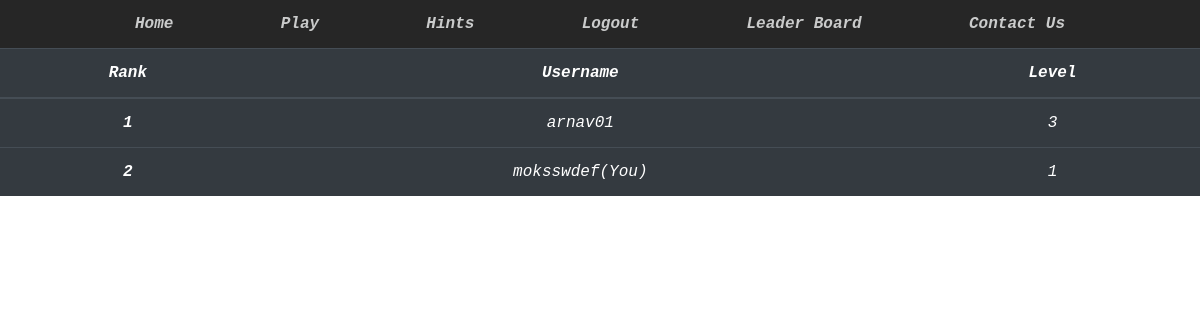
The app's page /leaderboard (signed in), older data.
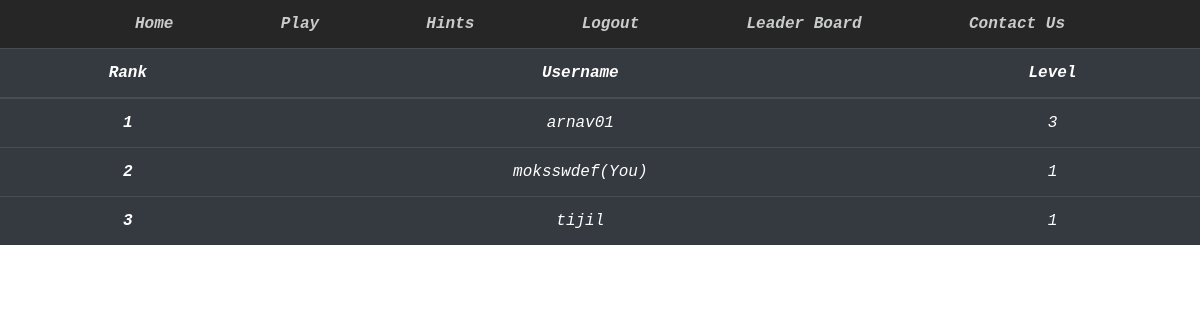
The same page, newer data.
### cryptic/models.py (models this page shows, shortened)
class User(db.Model,UserMixin):
    __tablename__ = 'users'
    id = db.Column(db.Integer,primary_key = True)
    fname = db.Column(db.String)
    lname = db.Column(db.String)
    email = db.Column(db.String(64),index=True)
    username = db.Column(db.String(64),unique=True,index=True)
    classe = db.Column(db.String)
    password_hash = db.Column(db.String)
    question = db.Column(db.Integer)

### app.py (the view)
@app.route('/leaderboard')
def leaderboard():
    all_users = User.query.order_by(User.question.desc()).all()
    n = len(all_users)
    rank = []
    for users in all_users:
        rank.append(n)
        n -= 1
    return render_template('leaderboard.html',all_users=all_users,rank=rank)

### cryptic/models.py (called while the page is built)
@login_manager.user_loader
def load_user(user_id):
    return User.query.get(user_id)

### cryptic/templates/leaderboard.html
{% extends "base.html" %}
{% block content %}
<table class="table table-dark">
  <thead>
    <tr>
      <th scope="col">Rank</th>
      <th scope="col">Username</th>
      <th scope="col">Level</th>
    </tr>
  </thead>
  <tbody>
    {%for user in all_users%}
    <tr>
      <th scope="row">{{rank.pop()}}</th>
      {%if user == current_user%}
      <td>{{user.username}}(You)</td>
      {%else%}
      <td>{{user.username}}</td>
      {%endif%}
      <td>{{user.question}}</td>
    </tr>
    {%endfor%}
  </tbody>
</table>
{%endblock%}

### cryptic/templates/base.html (shortened to what this page needs)
<!DOCTYPE html>
<html lang="en">
<head class="text-monospace">
    <link rel="stylesheet" href="https://stackpath.bootstrapcdn.com/bootstrap/4.4.1/css/bootstrap.min.css">
    <link href="../static/product.css" rel="stylesheet">
    <nav class="site-header sticky-top py-1 font-weight-bold">
        <div class="container d-flex flex-column flex-md-row justify-content-between">
           <a class="py-2 d-non d-md-inline-block" href="{{ url_for('home')}}">Home</a>
            {%if current_user.is_authenticated%}
            <a class="py-2 d-none d-md-inline-block" href="{{url_for('play')}}">Play</a>
            <a class="py-2 d-none d-md-inline-block" href="#">Hints</a>
            <a class="py-2 d-none d-md-inline-block" href="{{url_for('logout')}}">Logout</a>
            {%else%}
            <a class="py-2 d-none d-md-inline-block" href="{{ url_for('register')}}">Register</a>
            <a class="py-2 d-none d-md-inline-block" href="{{ url_for('login')}}">Login</a>
            {%endif%}
            <a class="py-2 d-none d-md-inline-block" href="{{url_for('leaderboard')}}">Leader Board</a>
            <a class="py-2 d-none d-md-inline-block" href="https://forms.gle/FCc5TEN9d6XtnwqS7">Contact Us</a>
        </div>
    </nav>
</head>
<body class="text-monospace font-italic" >
{% block content %}
{% endblock %}
</body>
</html>

### cryptic/static/product.css (style rules this page uses)
.container { max-width: 960px; }
.site-header { background-color: rgba(0, 0, 0, .85); -webkit-backdrop-filter: saturate(180%) blur(20px); backdrop-filter: saturate(180%) blur(20px); }
.site-header a { color: #f8fafac7; transition: ease-in-out color .15s; }
body { font-family: 'Architects Daughter', cursive; text-align: center; }

Row changes from the older to the newer data that the page shows:
added User: pop "3", username "tijil", question "1"
